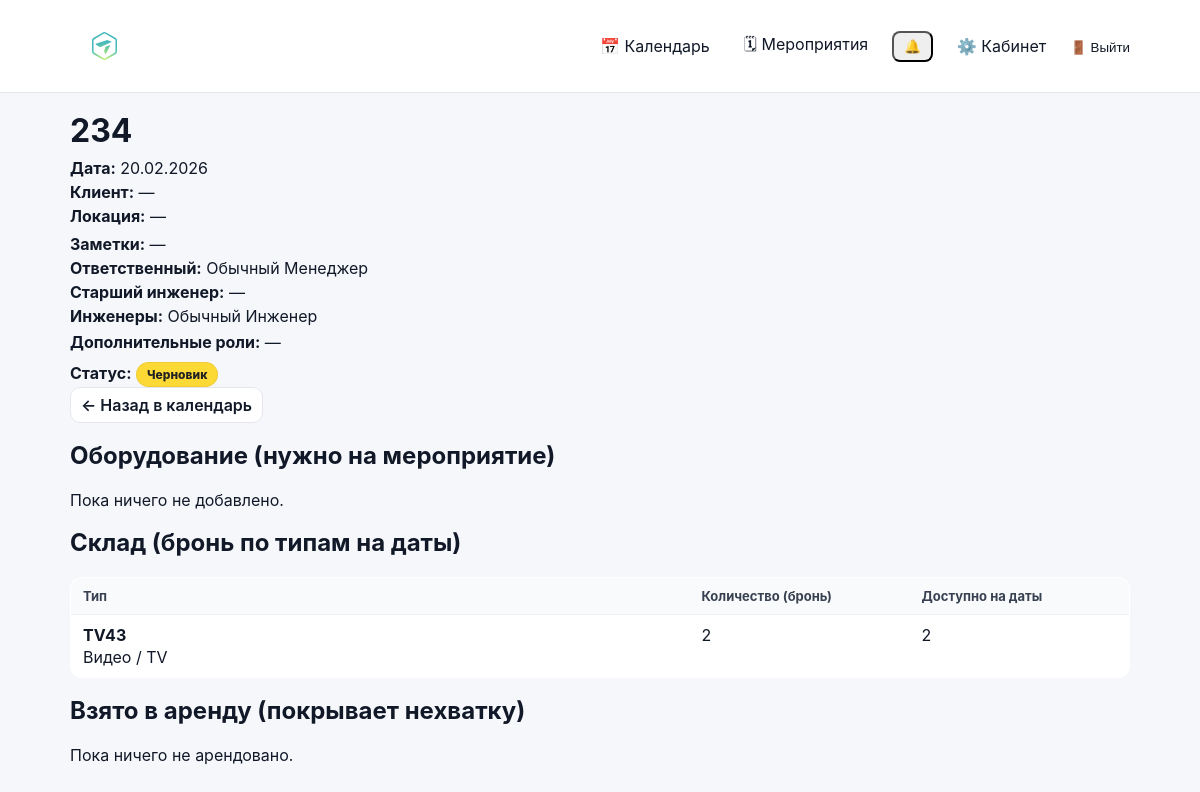
The app's page /events/64/?year=2026&month=2 (signed in) with its own data.
### events/models.py (models this page shows, shortened)
class Event(models.Model):
    class Meta:
        permissions = [
            ("edit_event_card", "Can edit event card (dates/status/etc)"),
            ("edit_event_equipment", "Can edit event equipment (own/rented)"),
        ]
    STATUS_DRAFT = "draft"
    STATUS_CONFIRMED = "confirmed"
    STATUS_CANCELLED = "cancelled"
    STATUS_CLOSED = "closed"
    STATUS_CHOICES = (
        (STATUS_DRAFT, "Черновик"),
        (STATUS_CONFIRMED, "Подтверждено"),
        (STATUS_CANCELLED, "Отменено"),
        (STATUS_CLOSED, "Закрыто"),
    )
    name = models.CharField(max_length=200)
    start_date = models.DateField()
    end_date = models.DateField(blank=True, null=True)
    client = models.CharField(max_length=200, blank=True)
    location = models.CharField(max_length=200, blank=True)
    responsible = models.ForeignKey(
        User,
        on_delete=models.SET_NULL,
        null=True,
        related_name="events",
    )
    s_engineer = models.ForeignKey(
        User,
        on_delete=models.SET_NULL,
        null=True,
        blank=True,
        related_name="senior_events",
    )
    engineers = models.ManyToManyField(
        User,
        blank=True,
        related_name="engineer_events",
    )
    notes = models.TextField(blank=True, default="")
    is_deleted = models.BooleanField(default=False)
    deleted_at = models.DateTimeField(null=True, blank=True)
    status = models.CharField(
        max_length=20,
        choices=STATUS_CHOICES,
        default=STATUS_DRAFT,
    )
    created_at = models.DateTimeField(auto_now_add=True)

class EventStockReservation(models.Model):
    event = models.ForeignKey(Event, on_delete=models.CASCADE, related_name="stock_reservations")
    equipment_type = models.ForeignKey(StockEquipmentType, on_delete=models.PROTECT, related_name="event_reservations")
    quantity = models.PositiveIntegerField(default=1)
    created_at = models.DateTimeField(auto_now_add=True)
    created_by = models.ForeignKey(
        User,
        on_delete=models.SET_NULL,
        null=True,
        blank=True,
        related_name="created_stock_reservations",
    )
    class Meta:
        unique_together = ("event", "equipment_type")
        ordering = ["equipment_type__category__name", "equipment_type__subcategory__name", "equipment_type__name", "id"]
    @staticmethod
    def available_for_dates(equipment_type: StockEquipmentType, start_date, end_date, exclude_event_id: int | None = None) -> int:
        total_physical = StockEquipmentItem.objects.filter(
            equipment_type=equipment_type
        ).exclude(status=StockEquipmentItem.STATUS_REPAIR).count()
        qs = EventStockReservation.objects.select_related("event").filter(equipment_type=equipment_type)
        if exclude_event_id:
            qs = qs.exclude(event_id=exclude_event_id)
        qs = qs.filter(event__start_date__lte=end_date, event__end_date__gte=start_date)
        reserved = qs.aggregate(models.Sum("quantity")).get("quantity__sum") or 0
        return max(0, total_physical - reserved)

### accounts/models.py (models this page shows, shortened)
class User(AbstractUser):
    phone = models.CharField("Телефон", max_length=30, blank=True, default="")
    patronymic = models.CharField("Отчество", max_length=150, blank=True, default="")
    class Meta(AbstractUser.Meta):
        permissions = [
            ("manage_staff", "Can manage staff (users/roles)"),
        ]
    def get_full_name(self) -> str:
        parts = [self.last_name, self.first_name, self.patronymic]
        return " ".join([p.strip() for p in parts if p and p.strip()]).strip() or self.username

### inventory/models.py (models this page shows, shortened)
class StockEquipmentType(models.Model):
    name = models.CharField(max_length=255)
    category = models.ForeignKey(StockCategory, on_delete=models.PROTECT)
    subcategory = models.ForeignKey(
        StockSubcategory,
        on_delete=models.PROTECT,
        null=True,
        blank=True
    )
    power_w = models.PositiveIntegerField(
        null=True,
        blank=True,
        verbose_name="Потребляемая мощность (Вт)"
    )
    dimensions_mm = models.CharField(
        max_length=100,
        null=True,
        blank=True,
        verbose_name="Габариты (мм)"
    )
    weight_kg = models.DecimalField(
        max_digits=6,
        decimal_places=2,
        null=True,
        blank=True,
        verbose_name="Вес (кг)"
    )
    name = models.CharField(max_length=200)
    description = models.TextField(blank=True)
    weight_kg = models.DecimalField(max_digits=8, decimal_places=3, null=True, blank=True)
    width_mm = models.PositiveIntegerField(null=True, blank=True)
    height_mm = models.PositiveIntegerField(null=True, blank=True)
    depth_mm = models.PositiveIntegerField(null=True, blank=True)
    power_watt = models.PositiveIntegerField(null=True, blank=True)
    is_active = models.BooleanField(default=True)
    created_at = models.DateTimeField(auto_now_add=True)
    class Meta:
        verbose_name = "Тип оборудования склада"
        verbose_name_plural = "Типы оборудования склада"
        unique_together = ("category", "subcategory", "name")
        ordering = ["category__name", "subcategory__name", "name", "id"]

class StockCategory(models.Model):
    name = models.CharField(max_length=100, unique=True)
    class Meta:
        verbose_name = "Категория склада"
        verbose_name_plural = "Категории склада"
        ordering = ["name", "id"]

class StockSubcategory(models.Model):
    category = models.ForeignKey(StockCategory, on_delete=models.PROTECT, related_name="subcategories")
    name = models.CharField(max_length=100)
    class Meta:
        verbose_name = "Подкатегория склада"
        verbose_name_plural = "Подкатегории склада"
        unique_together = ("category", "name")
        ordering = ["category__name", "name", "id"]

### events/views.py (the view, shortened to what this page needs)
# urls.py: path("events/<int:event_id>/", views.event_detail_view, name="event_detail"),
@login_required
def event_detail_view(request: HttpRequest, event_id: int) -> HttpResponse:
    can_manage = can_edit_event_card(request.user)
    can_view_all = _can_view_all_events(request.user)
    base_qs = (Event.objects.select_related("responsible", "s_engineer").prefetch_related("engineers", "role_slots__role", "role_slots__users"))
    if not can_manage:
        base_qs = base_qs.filter(is_deleted=False)
    if not can_view_all:
        base_qs = base_qs.filter(is_deleted=False).filter(_participation_q(request.user)).distinct()
    event = get_object_or_404(base_qs, id=event_id)
    equipment_items = EventEquipment.objects.filter(event=event).select_related("equipment").order_by("equipment__name")
    rented_items = EventRentedEquipment.objects.filter(event=event).select_related("equipment").order_by("equipment__name")
    shortages = calculate_shortages(event)
    stock_reservations = (
        EventStockReservation.objects.filter(event=event)
        .select_related("equipment_type", "equipment_type__category", "equipment_type__subcategory")
        .order_by("equipment_type__category__name", "equipment_type__subcategory__name", "equipment_type__name", "id")
    )
    stock_rows = []
    stock_shortages = []
    for r in stock_reservations:
        available = _stock_available_for_event(event, r.equipment_type, exclude_event_id=event.id)
        shortage = max(0, r.quantity - available)
        stock_rows.append({
            "reservation": r,
            "available": available,
            "shortage": shortage,
        })
    return render(request, "events/event_detail.html", {
        "event": event,
        "equipment_items": equipment_items,
        "rented_items": rented_items,
        "shortages": shortages,
        "stock_rows": stock_rows,
        "stock_shortages": stock_shortages,
        "can_modify": can_manage,
        "can_edit_equipment": can_edit_event_equipment(request.user),
    })

### events/templates/events/event_detail.html (shortened to what this page needs)
{% extends "base.html" %}
{% block content %}
<div class="page-head">
  <div>
    <h1 style="margin:0;">{{ event.name }}</h1>
    <div class="muted" style="margin-top:8px;">
      <div><strong>Дата:</strong>
        {% if event.start_date == event.end_date %}
          {{ event.start_date|date:"d.m.Y" }}
        {% else %}
          {{ event.start_date|date:"d.m.Y" }} – {{ event.end_date|date:"d.m.Y" }}
        {% endif %}
      </div>
      <div style="margin-top:4px;"><strong>Клиент:</strong> {{ event.client|default:"—" }}</div>
      <div style="margin-top:4px;"><strong>Локация:</strong> {{ event.location|default:"—" }}</div>
      <div style="margin-top:8px;"><strong>Заметки:</strong>
        {% if event.notes %}
          <div style="margin-top:6px; white-space:pre-wrap;">{{ event.notes }}</div>
        {% else %}
          <span class="muted">—</span>
        {% endif %}
      </div>
      <div style="margin-top:4px;"><strong>Ответственный:</strong>
{{ event.responsible.get_full_name|default:event.responsible.username }}</div>
      <div style="margin-top:4px;"><strong>Старший инженер:</strong>
{% if event.s_engineer %}
  {{ event.s_engineer.get_full_name|default:event.s_engineer.username }}
{% else %}
  —
{% endif %}</div>
      <div style="margin-top:4px;"><strong>Инженеры:</strong>
{% if event.engineers.all %}
  {% for u in event.engineers.all %}
    {{ u.get_full_name|default:u.username }}{% if not forloop.last %}, {% endif %}
  {% endfor %}
{% else %}
  —
{% endif %}
      </div>
<div style="margin-top:6px;">
  <strong>Дополнительные роли:</strong>
  {% if event.role_slots.all %}
    <div style="margin-top:6px;">
      {% for slot in event.role_slots.all %}
        <div style="margin-top:4px;">
          <strong>{{ slot.role.name }}:</strong>
          {% if slot.users.all %}
            {% for user in slot.users.all %}
              {{ user.get_full_name|default:user.username }}{% if not forloop.last %}, {% endif %}
            {% endfor %}
          {% else %}
            —
          {% endif %}
        </div>
      {% endfor %}
    </div>
  {% else %}
    —
  {% endif %}
</div>
    </div>
    <div style="margin-top:10px;">
      <strong>Статус:</strong>
      <span class="status-pill status-{{ event.status }}">{{ event.get_status_display }}</span>
    </div>
  </div>
  <div class="page-actions">
{% with y=request.GET.year m=request.GET.month %}
  <a class="btn-secondary" href="{% url 'calendar' %}{% if y and m %}?year={{ y }}&month={{ m }}{% endif %}">← Назад в календарь</a>
{% endwith %}
  </div>
</div>
<div class="card" style="margin-top:18px;">
  <h2 style="margin-top:0;">Оборудование (нужно на мероприятие)</h2>
  {% if equipment_items %}
    <table class="list-table">
      <thead>
        <tr>
          <th>Оборудование</th>
          <th style="width: 220px;">Количество</th>
          {% if can_edit_equipment %}
            <th style="width: 220px;">Действия</th>
          {% endif %}
        </tr>
      </thead>
      <tbody>
        {% for item in equipment_items %}
          <tr>
            <td>{{ item.equipment.name }}</td>
            <td>
              {% if can_edit_equipment %}
                <form method="post" action="{% url 'event_equipment_update_qty' event.id item.id %}" style="display:flex; gap:8px; align-items:center;">
                  {% csrf_token %}
                  <input type="number" name="quantity" value="{{ item.quantity }}" min="0" style="width:90px;">
                  <button class="btn-secondary" type="submit">Сохранить</button>
                </form>
                <small class="muted">0 = удалить</small>
              {% else %}
                {{ item.quantity }}
              {% endif %}
            </td>
            {% if can_edit_equipment %}
              <td>
                <form method="post" action="{% url 'event_equipment_delete' event.id item.id %}">
                  {% csrf_token %}
                  <button class="btn-secondary" type="submit">Удалить</button>
                </form>
              </td>
            {% endif %}
          </tr>
        {% endfor %}
      </tbody>
    </table>
  {% else %}
    <div class="muted">Пока ничего не добавлено.</div>
  {% endif %}
</div>
<div class="card" style="margin-top:18px;">
  <h2 style="margin-top:0;">Склад (бронь по типам на даты)</h2>
  {% if stock_rows %}
    <table class="list-table">
      <thead>
        <tr>
          <th>Тип</th>
          <th style="width:220px;">Количество (бронь)</th>
          <th style="width:220px;">Доступно на даты</th>
        </tr>
      </thead>
      <tbody>
        {% for row in stock_rows %}
          <tr>
            <td>
              <div><strong>{{ row.reservation.equipment_type.name }}</strong></div>
              <div class="muted" style="margin-top:2px;">
                {{ row.reservation.equipment_type.category.name }}
                {% if row.reservation.equipment_type.subcategory %} / {{ row.reservation.equipment_type.subcategory.name }}{% endif %}
              </div>
            </td>
            <td>
              {% if can_edit_equipment %}
                <form method="post" action="{% url 'event_stock_update_qty' event.id row.reservation.id %}" style="display:flex; gap:8px; align-items:center;">
                  {% csrf_token %}
                  <input type="number" name="quantity" value="{{ row.reservation.quantity }}" min="0" style="width:90px;">
                  <button class="btn-secondary" type="submit">Сохранить</button>
                </form>
                <small class="muted">0 = удалить</small>
              {% else %}
                {{ row.reservation.quantity }}
              {% endif %}
            </td>
            <td>
              {{ row.available }}
            </td>
          </tr>
        {% endfor %}
      </tbody>
    </table>
  {% else %}
    <div class="muted">Пока ничего не забронировано.</div>
  {% endif %}
</div>
<div class="card" style="margin-top:18px;">
  <h2 style="margin-top:0;">Взято в аренду (покрывает нехватку)</h2>
  {% if rented_items %}
    <table class="list-table">
      <thead>
        <tr>
          <th>Оборудование</th>
          <th style="width: 220px;">Количество</th>
          {% if can_edit_equipment %}
            <th style="width: 220px;">Действия</th>
          {% endif %}
        </tr>
      </thead>
      <tbody>
        {% for item in rented_items %}
          <tr>
            <td>{{ item.equipment.name }}</td>
            <td>
              {% if can_edit_equipment %}
                <form method="post" action="{% url 'event_rented_update_qty' event.id item.id %}" style="display:flex; gap:8px; align-items:center;">
                  {% csrf_token %}
                  <input type="number" name="quantity" value="{{ item.quantity }}" min="0" style="width:90px;">
                  <button class="btn-secondary" type="submit">Сохранить</button>
                </form>
                <small class="muted">0 = удалить</small>
              {% else %}
                {{ item.quantity }}
              {% endif %}
            </td>
            {% if can_edit_equipment %}
              <td>
                <form method="post" action="{% url 'event_rented_delete' event.id item.id %}">
                  {% csrf_token %}
                  <button class="btn-secondary" type="submit">Удалить</button>
                </form>
              </td>
            {% endif %}
          </tr>
        {% endfor %}
      </tbody>
    </table>
  {% else %}
    <div class="muted">Пока ничего не арендовано.</div>
  {% endif %}
</div>
{% endblock %}

### records on screen
Event: name "234", start_date "20.02.2026", client "—", location "—", responsible.get_full_name "Обычный Менеджер", status "Черновик"
User: get_full_name "Обычный Инженер"
EventStockReservation: reservation.equipment_type.name "TV43", reservation.equipment_type.category.name "Видео", reservation.equipment_type.subcategory.name "TV", reservation.quantity "2", available "2"
